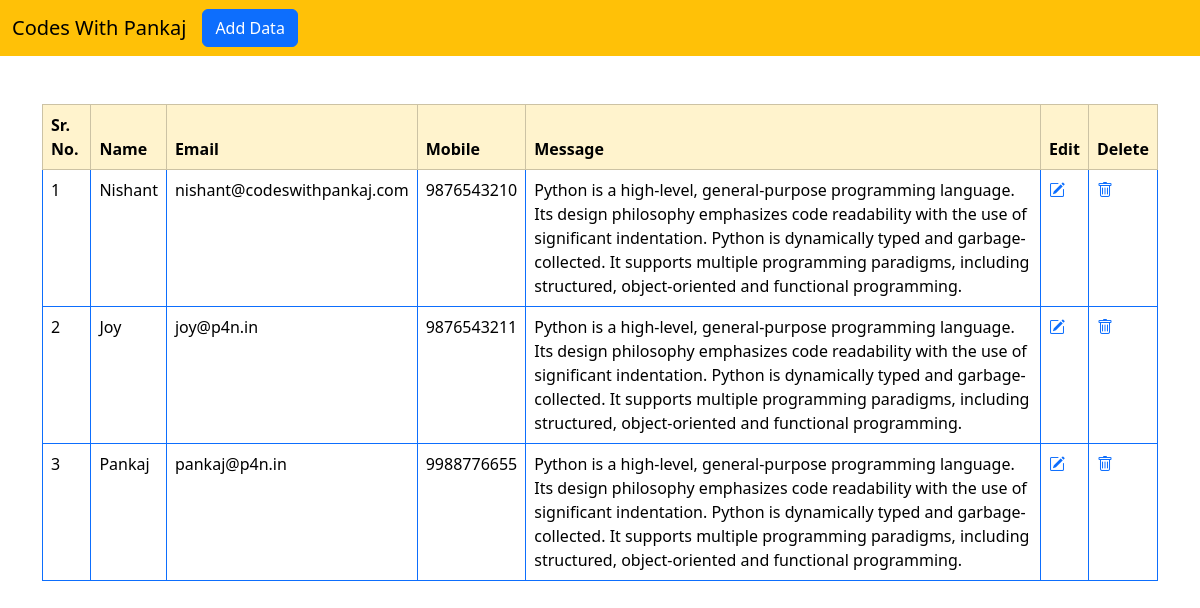
The page / on the database its author committed.
### contact_app/models.py (models this page shows)
class Msg(models.Model):
    name = models.CharField(max_length=100)
    email = models.CharField(max_length=100)
    mobile= models.BigIntegerField()
    msg = models.TextField()

### contact_app/views.py (the view)
# urls.py: path("",views.dashboard,name='dashboard'),
def dashboard(request):
    context = {}
    m = Msg.objects.all() # Fetch all data
    context['data'] = m
    return render(request,"dashboard.html",context)

### contact_app/templates/dashboard.html (shortened to what this page needs)
<!DOCTYPE html>
<html lang="en">
<head>
    <link href="https://cdn.jsdelivr.net/npm/bootstrap@5.3.3/dist/css/bootstrap.min.css" rel="stylesheet">
    <link rel="stylesheet" href="https://cdn.jsdelivr.net/npm/bootstrap-icons@1.11.3/font/bootstrap-icons.min.css">
</head>
<body>
    <nav class="navbar navbar-expand-lg bg-warning">
        <div class="container-fluid">
          <a class="navbar-brand" href="https://www.codeswithpankaj.com/">Codes With Pankaj</a>
          <div class="collapse navbar-collapse" id="navbarNav">
            <ul class="navbar-nav">
              <li class="nav-item">
                <a class="btn btn-primary" aria-current="page" href="{% url 'create' %}">Add Data</a>
              </li>
            </ul>
          </div>
        </div>
      </nav>
      <div class="container mt-5">
            <div class="row">
                <div class="col">
                    <table class="table table-bordered border-primary">
                        <thead class="table-warning">
                            <tr>
                                <th>Sr. No.</th>
                                <th>Name</th>
                                <th>Email</th>
                                <th>Mobile</th>
                                <th>Message</th>
                                <th>Edit</th>
                                <th>Delete</th>
                            </tr>
                        </thead>
                        {% for d in data %}
                        <tr>
                            <td>{{ forloop.counter }}</td>
                            <td>{{ d.name }}</td>
                            <td>{{ d.email }}</td>
                            <td>{{ d.mobile }}</td>
                            <td>{{ d.msg }}</td>
                            <td><a href="/edit/{{d.id}}"><i class="bi bi-pencil-square"></i></a></td>
                            <td><a href="/delete/{{d.id}}"><i class="bi bi-trash"></i></a></td>
                        </tr>
                        {% endfor %}
                    </table>
                </div>
            </div>
      </div>
</body>
</html>

### rows shown on the page
Msg: name "Nishant", email "nishant@codeswithpankaj.com", mobile "9876543210", msg "Python is a high-level, general-purpose programming language. Its design philosophy emphasizes code readability with the use of significant indentation. Python is dynamically typed and garbage-collected. It supports multiple programming paradigms, including structured, object-oriented and functional programming."
Msg: name "Joy", email "joy@p4n.in", mobile "9876543211", msg "Python is a high-level, general-purpose programming language. Its design philosophy emphasizes code readability with the use of significant indentation. Python is dynamically typed and garbage-collected. It supports multiple programming paradigms, including structured, object-oriented and functional programming."
Msg: name "Pankaj", email "pankaj@p4n.in", mobile "9988776655", msg "Python is a high-level, general-purpose programming language. Its design philosophy emphasizes code readability with the use of significant indentation. Python is dynamically typed and garbage-collected. It supports multiple programming paradigms, including structured, object-oriented and functional programming."
